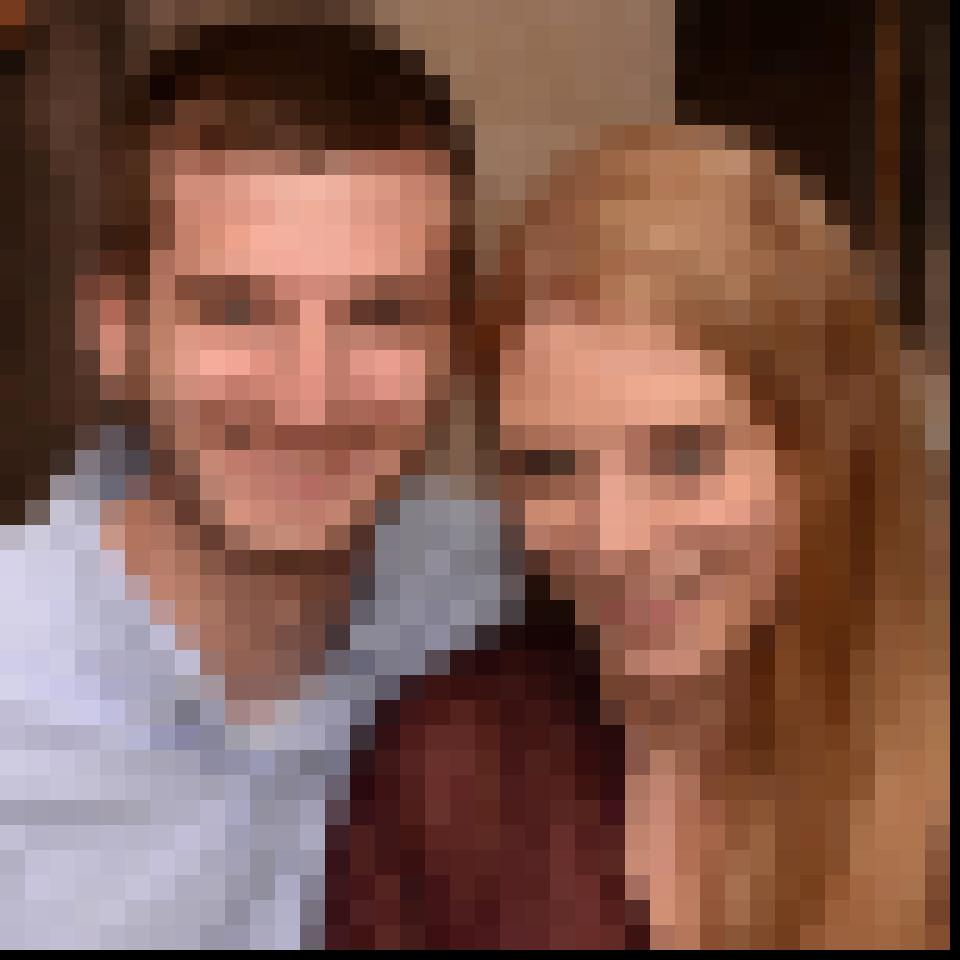
#> input picture image4_mega_pix.jpg, 960 x 960 px
$ python pixelizer.py image4_mega_pix.jpg 100 out.png
#> lines starting #> are read from the running program, lines starting #| are printed output that depends on the picture
# Image Pixelizer

from PIL import Image
import sys

def createNewImage(data_str, width, height, pixel_size):

    new_image_data = [[0 for x in range(width)] for y in range(height)]
    old_image_data = [[0 for x in range(width)] for y in range(height)]

    # Converting our bit string string to a 2D array
    # easier for manipulating when pixelating the image
    i = 0
    while (i < len(data_str)):
        for j in range(height):
            for k in range(width):
                old_image_data[j][k] = data_str[i]
                i = i + 1

    # Creating each pixel blok for final image
    for i in range(int(height/pixel_size)):
        for j in range(int(width/pixel_size)):
            h_start = i * pixel_size
            w_start = j * pixel_size

            value = [0,0,0]
            numVals = 0

            for a in range(h_start, h_start + pixel_size):
                for b in range(w_start, w_start + pixel_size):
                    try:
                        rgb_values = old_image_data[a][b]

                        value[0] += rgb_values[0]
                        value[1] += rgb_values[1]
                        value[2] += rgb_values[2]
                        numVals += 1

                    except Exception:
                        continue

            # Helps us avoid a divide by 0 error (this would occur when
            # we are at the end of an image)
            if (numVals == 0):
                numVals = 1

            new_values = (value[0]//numVals, value[1]//numVals, value[2]//numVals)

            # Assign averaged data to each pixel of the new block
            # based on the our pixel block size
            for a in range(h_start, h_start + pixel_size):
                for b in range(w_start, w_start + pixel_size):
                    try:
                        new_image_data[a][b] = new_values
                    except Exception:
                        pass

    # Our new data for the new image
    return new_image_data

def processData(data):
    new_data = []
    for i in range(len(data)):
        for j in range(len(data[i])):
            new_data.append(data[i][j])
    return new_data


def main():
    if (len(sys.argv) != 4):
        print("incorrect number of arguments")
        return

    # Read in image file name (with extension)
    image_fp = sys.argv[1]
    # Read in the pixel size (in number of pixels)
    block_size = int(sys.argv[2])
    # Read in output file name (with extension) for new image
    file_output_name = sys.argv[3]

    image = None
    try:
        image = Image.open(image_fp)
#> image is the input picture: PIL image 960x960 RGB; mean R, G, B 125.9, 88.3, 76.3
    except Exception:
        print("Unable to open image file {image_filepath}.".format(image_filepath=image_fp))
        print("Image may nto exist")

    if image:
        image_data = list(image.getdata())
#> image_data = 921600 items
        size = image.size
#> size = (960, 960)

        # new_data is a 2D array of pixelated data
        new_data = createNewImage(image_data, size[0], size[1], block_size)
#> the loop in createNewImage, `while (i < len(data_str)):` made 1 pass
#> after the loop in createNewImage, `while (i < len(data_str)):`: i = 921600; old_image_data = 960 items
#> new_data = 960 items
        # converts 2D array to 1D array
        new_data = processData(new_data)
#> after the loop in processData, `for i in range(len(data)):`: new_data = 921600 items
#> new_data = 921600 items

        new_image = Image.new(image.mode, image.size)
#> new_image: PIL image 960x960 RGB; every value is 0
        new_image.putdata(new_data)
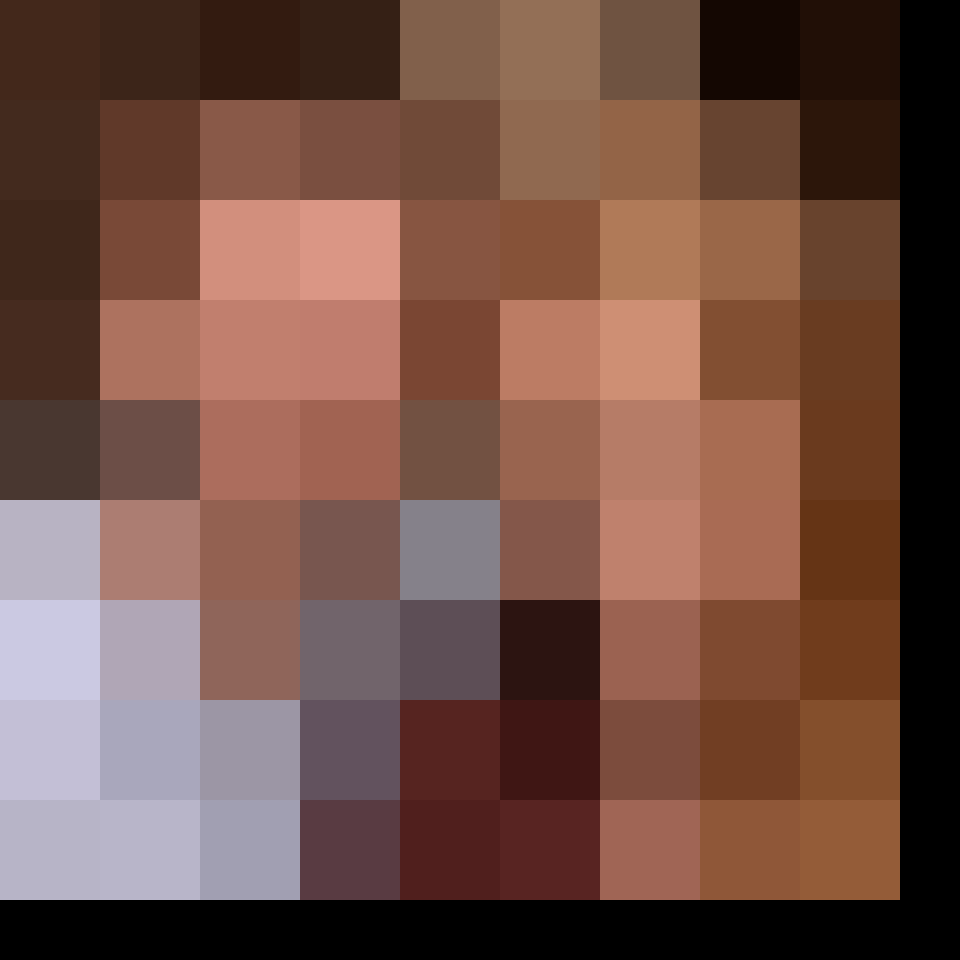
#> new_image: PIL image 960x960 RGB; mean R, G, B 113.5, 79.5, 68.7
        new_image.save(file_output_name)

    return

if __name__ == '__main__':

    main()
